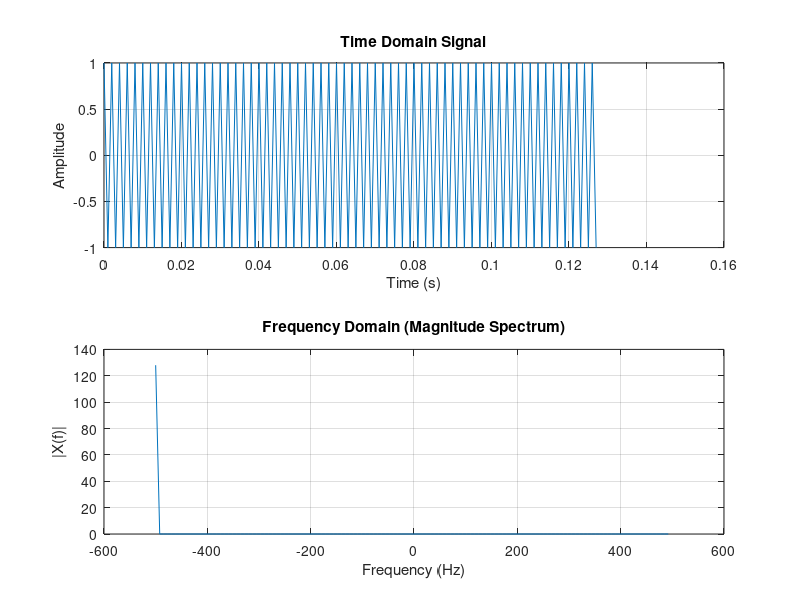

Write MATLAB code to recreate this figure.
% Parameters
Fs = 1000;        % Sampling frequency (Hz)
Ts = 1/Fs;        % Sampling period (s)
N = 128;            % Number of samples (DFT size)
t = (0:N-1)*Ts;   % Time vector (duration = N*Ts)

% Time-domain signal (e.g., simple sinusoid)
f_signal = 2500;                     % Signal frequency (Hz)
x = cos(2*pi*f_signal*t);          % Real-valued time-domain signal

% Compute DFT
X = fft(x);                         % N-point DFT
f = (0:N-1)*(Fs/N);                 % Frequency vector (raw indices)

% Shift zero frequency to center (for plotting with negative freqs)
X_shifted = fftshift(X);
f_shifted = (-N/2:N/2-1)*(Fs/N);   % Frequency vector centered at 0 Hz

% Display time and frequency resolution
T_total = N * Ts;                 % Total duration
delta_f = 1 / T_total;           % Frequency resolution

fprintf('Total duration = %.4f s\n', T_total);
fprintf('Frequency resolution = %.2f Hz\n', delta_f);

% Plot
subplot(2,1,1);
plot(t, x);
title('Time Domain Signal');
xlabel('Time (s)');
ylabel('Amplitude');
grid on;

subplot(2,1,2);
plot(f_shifted, abs(X_shifted));
title('Frequency Domain (Magnitude Spectrum)');
xlabel('Frequency (Hz)');
ylabel('|X(f)|');
grid on;
